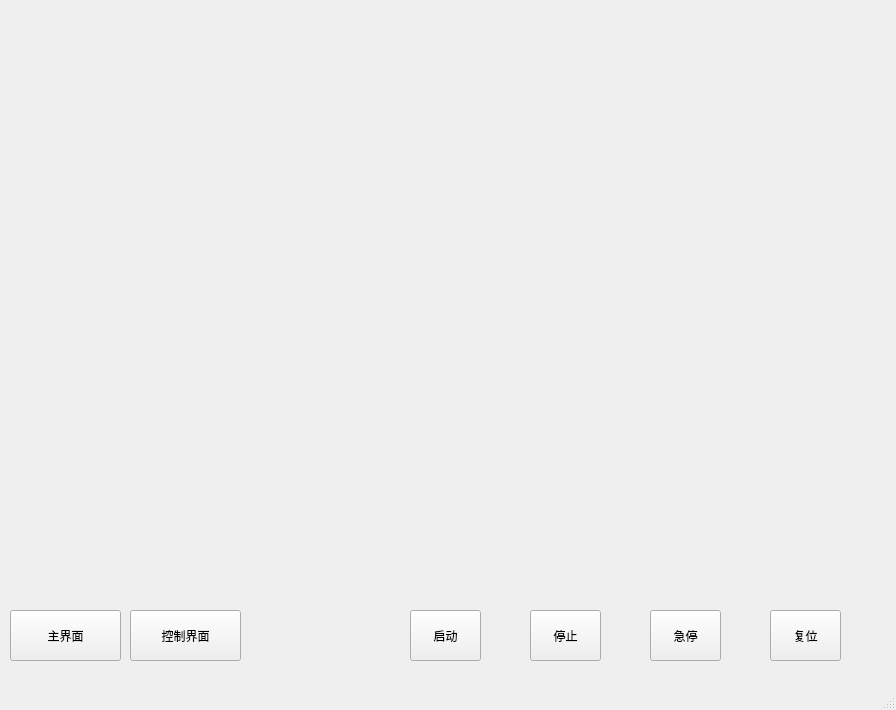
<?xml version="1.0" encoding="UTF-8"?>
<ui version="4.0">
 <class>MainWindow</class>
 <widget class="QMainWindow" name="MainWindow">
  <property name="geometry">
   <rect>
    <x>0</x>
    <y>0</y>
    <width>896</width>
    <height>710</height>
   </rect>
  </property>
  <property name="windowTitle">
   <string>MainWindow</string>
  </property>
  <widget class="QWidget" name="centralwidget">
   <widget class="QPushButton" name="Btnmain">
    <property name="geometry">
     <rect>
      <x>10</x>
      <y>610</y>
      <width>111</width>
      <height>51</height>
     </rect>
    </property>
    <property name="text">
     <string>主界面</string>
    </property>
   </widget>
   <widget class="QPushButton" name="Btnope">
    <property name="geometry">
     <rect>
      <x>130</x>
      <y>610</y>
      <width>111</width>
      <height>51</height>
     </rect>
    </property>
    <property name="text">
     <string>控制界面</string>
    </property>
   </widget>
   <widget class="QStackedWidget" name="stackedWidget">
    <property name="geometry">
     <rect>
      <x>0</x>
      <y>-1</y>
      <width>891</width>
      <height>611</height>
     </rect>
    </property>
    <widget class="QWidget" name="page"/>
    <widget class="QWidget" name="page_2"/>
   </widget>
   <widget class="QPushButton" name="Btnstart">
    <property name="geometry">
     <rect>
      <x>410</x>
      <y>610</y>
      <width>71</width>
      <height>51</height>
     </rect>
    </property>
    <property name="text">
     <string>启动</string>
    </property>
   </widget>
   <widget class="QPushButton" name="Btnemergy">
    <property name="geometry">
     <rect>
      <x>650</x>
      <y>610</y>
      <width>71</width>
      <height>51</height>
     </rect>
    </property>
    <property name="text">
     <string>急停</string>
    </property>
   </widget>
   <widget class="QPushButton" name="Btnreset">
    <property name="geometry">
     <rect>
      <x>770</x>
      <y>610</y>
      <width>71</width>
      <height>51</height>
     </rect>
    </property>
    <property name="text">
     <string>复位</string>
    </property>
   </widget>
   <widget class="QPushButton" name="Btnstop">
    <property name="geometry">
     <rect>
      <x>530</x>
      <y>610</y>
      <width>71</width>
      <height>51</height>
     </rect>
    </property>
    <property name="text">
     <string>停止</string>
    </property>
   </widget>
  </widget>
  <widget class="QMenuBar" name="menubar">
   <property name="geometry">
    <rect>
     <x>0</x>
     <y>0</y>
     <width>896</width>
     <height>21</height>
    </rect>
   </property>
  </widget>
  <widget class="QStatusBar" name="statusbar"/>
 </widget>
 <resources/>
 <connections/>
</ui>
